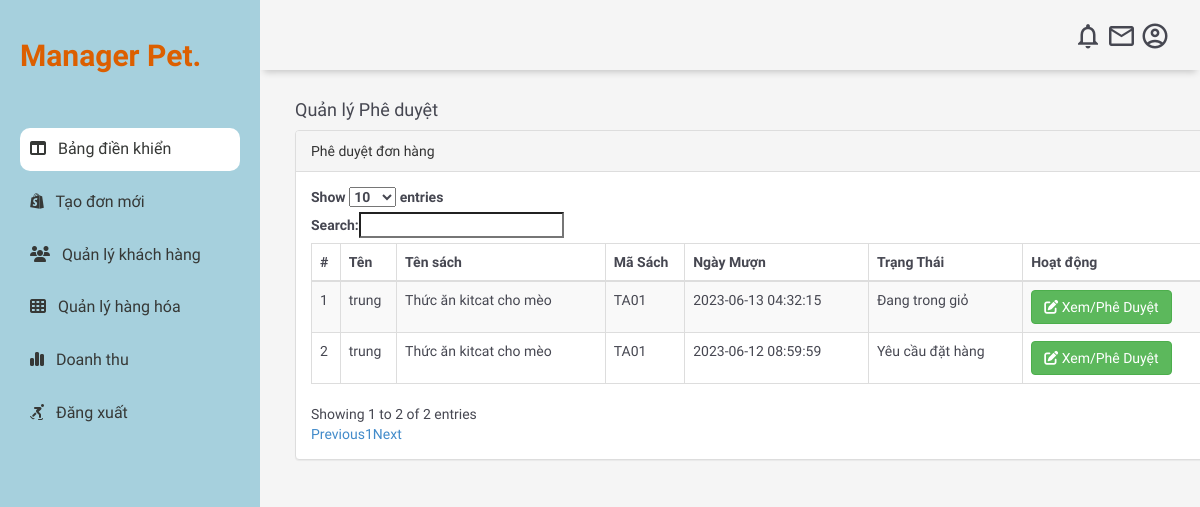
The page /view/pheduyetdon_ad_view.php (signed in) on the database its author committed.
### tables this page shows
CREATE TABLE `duyetdon` (
  `id` int(11) NOT NULL,
  `idSP` int(11) DEFAULT NULL,
  `idnguoidung` varchar(120) DEFAULT NULL,
  `NgayDat` timestamp NULL DEFAULT current_timestamp(),
  `trangthaimua` int(1) DEFAULT NULL,
  `NgayTroLai` timestamp NULL DEFAULT NULL ON UPDATE current_timestamp(),
  `fine` int(11) DEFAULT NULL,
  `trangthai` int(1) DEFAULT NULL,
  `HinhSP` varchar(255) DEFAULT NULL,
  `SoLuong` int(100) DEFAULT NULL,
  `Gia` decimal(10,3) DEFAULT NULL
);

CREATE TABLE `nguoidung` (
  `id` int(11) NOT NULL,
  `IDNguoiDung` varchar(100) DEFAULT NULL,
  `TenDayDu` varchar(120) DEFAULT NULL,
  `EmailId` varchar(120) DEFAULT NULL,
  `SoDienThoai` char(11) DEFAULT NULL,
  `Password` varchar(120) DEFAULT NULL,
  `TrangThai` int(1) DEFAULT NULL,
  `NgayDangKi` timestamp NULL DEFAULT current_timestamp(),
  `NgayCapNhat` timestamp NULL DEFAULT NULL ON UPDATE current_timestamp(),
  `diachi` varchar(255) DEFAULT NULL
);

CREATE TABLE `sanpham` (
  `id` int(11) NOT NULL,
  `TenSP` varchar(255) DEFAULT NULL,
  `CatId` int(11) DEFAULT NULL,
  `IDPhanLoai` int(11) DEFAULT NULL,
  `MaSP` varchar(25) DEFAULT NULL,
  `GiaSP` decimal(10,3) DEFAULT NULL,
  `HinhSP` varchar(250) NOT NULL,
  `DuocPhatHanh` int(1) DEFAULT NULL,
  `NgayDangKi` timestamp NULL DEFAULT current_timestamp(),
  `NgayCapNhat` timestamp NULL DEFAULT NULL ON UPDATE current_timestamp(),
  `MoTa` varchar(255) DEFAULT NULL,
  `SoLuong` int(100) DEFAULT NULL,
  `theloai` varchar(100) DEFAULT NULL,
  `Noibat` int(11) DEFAULT NULL
);

### model/pheduyetdon_list.php (called while the page is built)
<?php
 $sql = "SELECT nguoidung.TenDayDu,sanpham.TenSP,sanpham.MaSP,duyetdon.NgayDat,duyetdon.trangthai,duyetdon.id as id from  duyetdon join nguoidung on nguoidung.IDNguoiDung=duyetdon.idnguoidung join sanpham on sanpham.id=duyetdon.idSP order by duyetdon.id desc";
 $query = $dbh->prepare($sql);
 $query->execute();
 $results = $query->fetchAll(PDO::FETCH_OBJ);
?>

### view/pheduyetdon_ad_view.php (the view, shortened to what this page needs)
<?php
include('../publish/ketnoi.php');
if (strlen($_SESSION['alogin']) == 0) {
    header('location:index.php');
} else {
?>
    <!DOCTYPE html>
    <html>
    <head>
        <link href="../admin/assets/css/bootstrap.css" rel="stylesheet" />
        <link rel="stylesheet" href="https://cdnjs.cloudflare.com/ajax/libs/font-awesome/6.3.0/css/all.min.css">
        <link rel="stylesheet" href="../assets/css/tdh.css">
    </head>
    <body>
    <?php include('../admin/includes/header.php'); ?>
<main class="main-container">
        <div class="content-wrapper">
            <div class="container">
                <div class="row pad-botm">
                    <div class="col-md-12">
                        <h4 class="header-line">Quản lý Phê duyệt</h4>
                    </div>
                </div>
                <div class="row">
                    <div class="col-md-10">
                        <div class="panel panel-default">
                            <div class="panel-heading">
                            Phê duyệt đơn hàng
                            </div>
                            <div class="panel-body">
                                <div class="table-responsive">
                                    <table class="table table-striped table-bordered table-hover" id="dataTables-example">
                                        <thead>
                                            <tr>
                                                <th>#</th>
                                                <th>Tên</th>
                                                <th>Tên sách</th>
                                                <th>Mã Sách </th>
                                                <th>Ngày Mượn</th>
                                                <th>Trạng Thái</th>
                                                <th>Hoạt động</th>
                                            </tr>
                                        </thead>
                                        <tbody>
                                            <?php
                                           include_once("../model/pheduyetdon_list.php");
                                            $cnt = 1;
                                            if ($query->rowCount() > 0) {
                                                foreach ($results as $result) {               ?>
                                                    <tr class="odd gradeX">
                                                        <td class="center"><?php echo htmlentities($cnt); ?></td>
                                                        <td class="center"><?php echo htmlentities($result->TenDayDu); ?></td>
                                                        <td class="center"><?php echo htmlentities($result->TenSP); ?></td>
                                                        <td class="center"><?php echo htmlentities($result->MaSP); ?></td>
                                                        <td class="center"><?php echo htmlentities($result->NgayDat); ?></td>
                                                        <td class="center"><?php if ($result->trangthai == 0) {
                                                                                echo htmlentities("Đã xác nhận");
                                                                            } else if($result->trangthai == 2){
                                                                                echo htmlentities("Đã hoàn thành");
                                                                            }else if($result->trangthai == 3){
                                                                                echo htmlentities("Đang trong giỏ");
                                                                            }else if($result->trangthai == 4){
                                                                                echo htmlentities("Đang giao hàng");
                                                                            }else{
                                                                                echo htmlentities("Yêu cầu đặt hàng");
                                                                            }
                                                                            ?></td>
                                                        <td class="center">
                                                            <a href="duyetdon_ad_view.php?id=<?php echo htmlentities($result->id); ?>"><button class="btn btn-success"><i class="fa fa-edit "></i> Xem/Phê Duyệt</button>
                                                        </td>
                                                    </tr>
                                            <?php $cnt = $cnt + 1;
                                                }
                                            } ?>
                                        </tbody>
                                    </table>
                                </div>
                            </div>
                        </div>
                    </div>
                </div>
            </div>
        </div>
</main>
    </body>
    </html>
<?php } ?>

### assets/css/tdh.css (style rules this page uses)
body { margin: 0; padding: 0; box-sizing: border-box; background-color: rgb(245, 245, 245); color: rgb(70, 71, 81); font-family: 'Convergence', cursive ; }
.main-container { grid-area: main; overflow-y: auto; padding: 20px 20px; }
.main-container a { text-decoration: none }

### rows shown on the page
duyetdon: nguoidung.TenDayDu "trung", sanpham.TenSP "Thức ăn kitcat cho mèo", sanpham.MaSP "TA01", NgayDat "2023-06-13 04:32:15"
duyetdon: nguoidung.TenDayDu "trung", sanpham.TenSP "Thức ăn kitcat cho mèo", sanpham.MaSP "TA01", NgayDat "2023-06-12 08:59:59"
